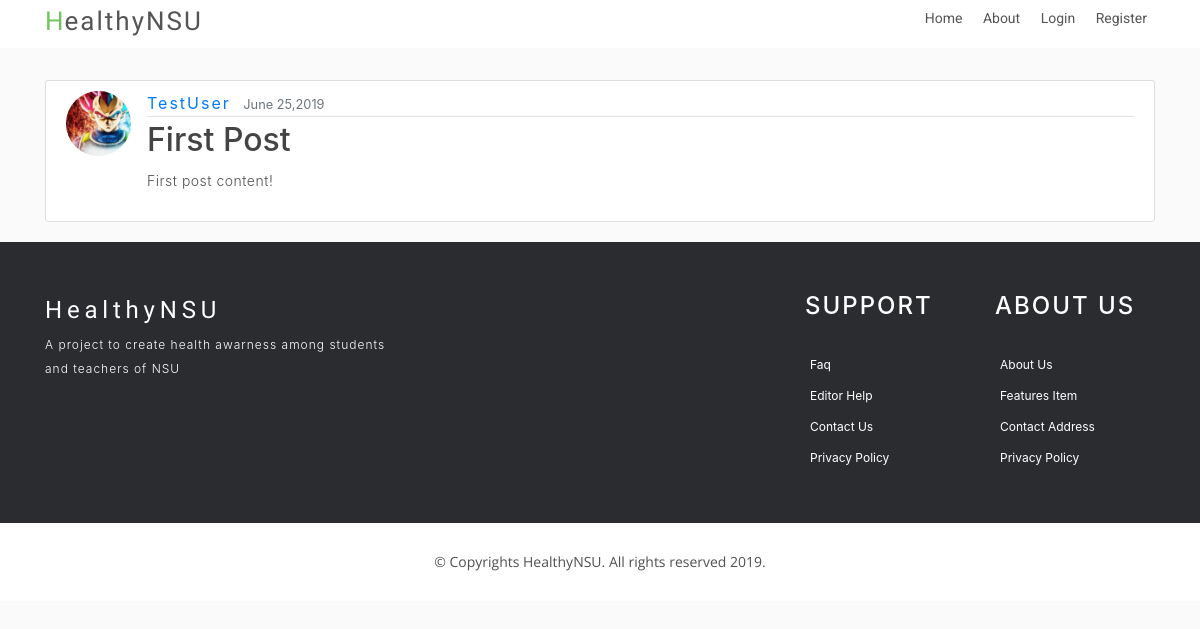
The app's page /healthsuggest/ask/post/1 with its own data.
### healthsuggest/models.py (models this page shows, shortened)
class Post(models.Model):
    title = models.CharField(max_length=100)
    content = models.TextField()
    date_posted = models.DateTimeField(default=timezone.now)
    author = models.ForeignKey(User, on_delete=models.CASCADE)

### users/models.py (models this page shows, shortened)
class profile(models.Model):
    user = models.OneToOneField(User, on_delete=models.CASCADE)
    image = models.ImageField(default = 'default.jpg',upload_to='profile_pics')

### healthsuggest/views.py (the view)
# urls.py: path('ask/post/<int:pk>',PostDetailViewA.as_view() , name='post-detailask'),
class PostDetailViewA(DetailView):
    model = Post

### healthsuggest/templates/healthsuggest/post_detail.html (shortened to what this page needs)
{% extends "home/base.html" %}
{% block content %}
<article class="media content-section">
  <img class="rounded-circle article-img" src="{{ object.author.profile.image.url }}">
  <div class="media-body">
    <div class="article-metadata">
      <a class="mr-2 text-capitalize" href="{% url 'user-posts' object.author.username %}">{{ object.author }}</a>
      <small class="text-muted">{{ object.date_posted|date:"F d,Y" }}</small>
    </div>
    <h2 class="article-title text-capitalize">{{ object.title }}</h2>
    <p class="article-content">{{ object.content }}</p>
  </div>
</article>
{% endblock content %}

### home/static/home/style/css/style.css (style rules this page uses)
h1, h2, h3, h4, h5, h6 { margin: 0; }
h2 { color: #000; font-weight: 600; }
a { letter-spacing: 2px; text-decoration: none; }
p { color: #505050; font-size: 14px; font-weight: 300; letter-spacing: 0.5px; line-height: 2; margin-bottom: 20px; }

### home/static/home/main.css (style rules this page uses)
body { background: #fafafa; color: #333333; margin-top: 5rem; }
h1, h2, h3, h4, h5, h6 { color: #444444; }
.content-section { background: #ffffff; padding: 10px 20px; border: 1px solid #dddddd; border-radius: 3px; margin-bottom: 20px; }
.article-title { color: #444444; }
.article-content { white-space: pre-line; }
.article-img { height: 65px; width: 65px; margin-right: 16px; }
.article-metadata { padding-bottom: 1px; margin-bottom: 4px; border-bottom: 1px solid #e3e3e3 }

### records on screen
Post: author.profile.image (picture), author "TestUser", date_posted "June 25,2019", title "First Post", content "First post content!"
